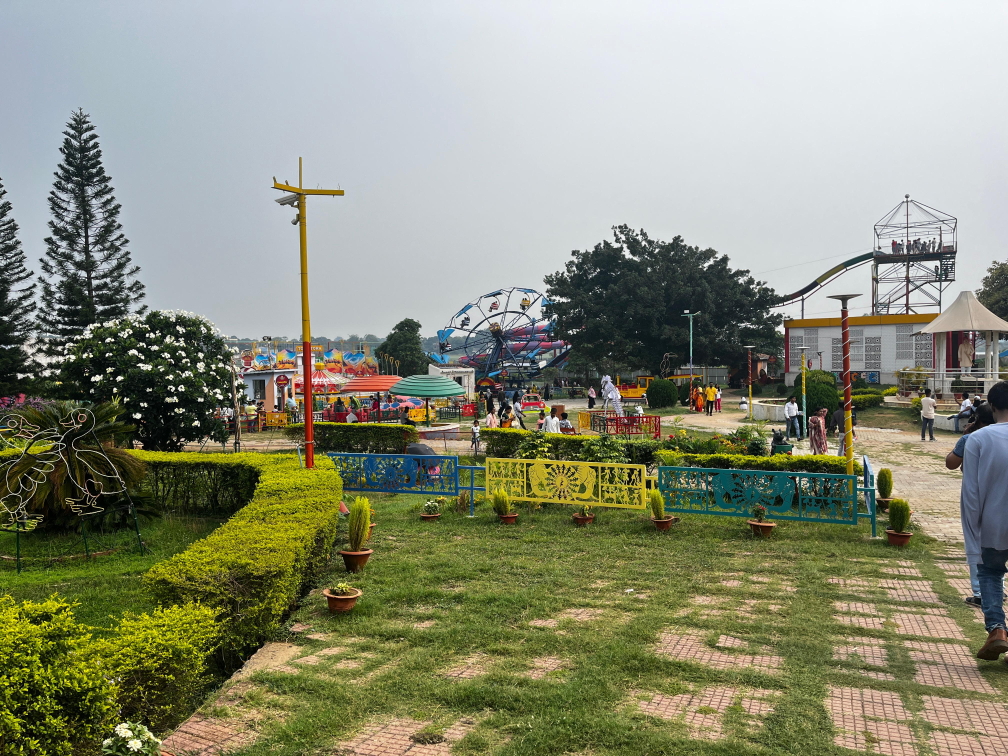
#> input picture dataset/real/0b3a6e90-d2b2-4e53-941b-268fb235c905.jpg, 4032 x 3024 px (shown at 1/4 size)
$ python -i predict.py   (imports and definitions only)   (older library calls are emulated)
#> lines starting #> are read from the running program, lines starting #| are printed output that depends on the picture
import cv2
import numpy as np
import pickle
from skimage.feature import local_binary_pattern, graycomatrix, graycoprops


def extract_features(image_path):
    image = cv2.imread(image_path, cv2.IMREAD_GRAYSCALE)
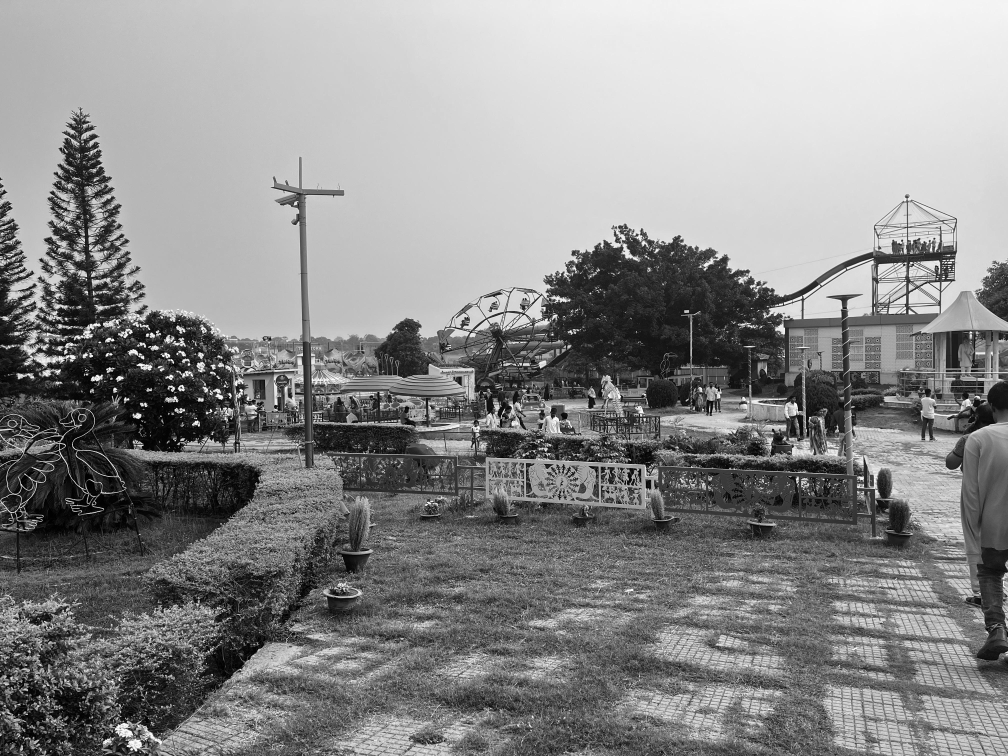
#> image: shape (3024, 4032) (shown at 1/4 size); min 0, max 255, mean 138.8

    if image is None:
        print("Error loading image.")
        return None

    image = cv2.resize(image, (224, 224))
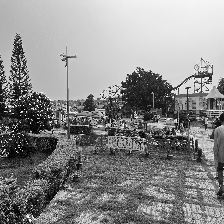
#> image: shape (224, 224); min 0, max 255, mean 138.8
    norm = image / 255.0

    variance = np.var(norm)
#> variance = 0.0806
    laplacian = cv2.Laplacian(norm, cv2.CV_64F)
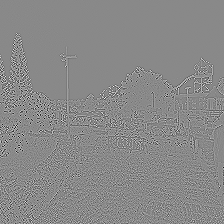
#> laplacian: shape (224, 224) float64; min -3.67, max 3.15, mean -1.33e-06; drawn with min black and max white
    hf_variance = np.var(laplacian)
#> hf_variance = 0.296

    radius = 1
    n_points = 8 * radius
    lbp = local_binary_pattern(image, n_points, radius, method="uniform")
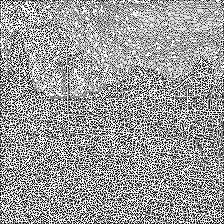
#> lbp: shape (224, 224) float64; min 0, max 9, mean 5.45; drawn with min black and max white

    hist, _ = np.histogram(
        lbp.ravel(),
        bins=np.arange(0, n_points + 3),
        range=(0, n_points + 2)
    )
#> hist = [5316, 4681, 2088, 3261, 2304, 4233, 2964, 6018, 9081, 10230]
    hist = hist.astype("float")
    hist /= (hist.sum() + 1e-7)
#> hist = [0.106, 0.0933, 0.0416, 0.065, 0.0459, 0.0844, 0.0591, 0.12, 0.181, 0.204]

    reduced = image // 16
    glcm = graycomatrix(
        reduced,
        distances=[1],
        angles=[0],
        levels=16,
        symmetric=True,
        normed=True
    )

    contrast = graycoprops(glcm, 'contrast')[0, 0]
#> contrast = 8.21
    energy = graycoprops(glcm, 'energy')[0, 0]
#> energy = 0.182
    homogeneity = graycoprops(glcm, 'homogeneity')[0, 0]
#> homogeneity = 0.601
    correlation = graycoprops(glcm, 'correlation')[0, 0]
#> correlation = 0.8

    glcm_matrix = glcm[:, :, 0, 0]
    entropy = -np.sum(glcm_matrix * np.log2(glcm_matrix + 1e-10))
#> entropy = 6.35

    features = np.hstack([
        variance,
        hf_variance,
        hist,
        contrast,
        energy,
        homogeneity,
        correlation,
        entropy
    ])
#> features = 17 values, max 8.21 at index 12, min 0.0416 at index 4, mean 1.03

    return features


# Load trained model
# [5 lines not run here, left out]

# [1 line that did not run here, left out]

# [8 lines not run here, left out]

>>> result = extract_features('dataset/real/0b3a6e90-d2b2-4e53-941b-268fb235c905.jpg')
#> result has the same summary as features in extract_features

$ run again, on dataset/real/9499841d-0783-4ba9-b819-6c721bba5eed.jpg
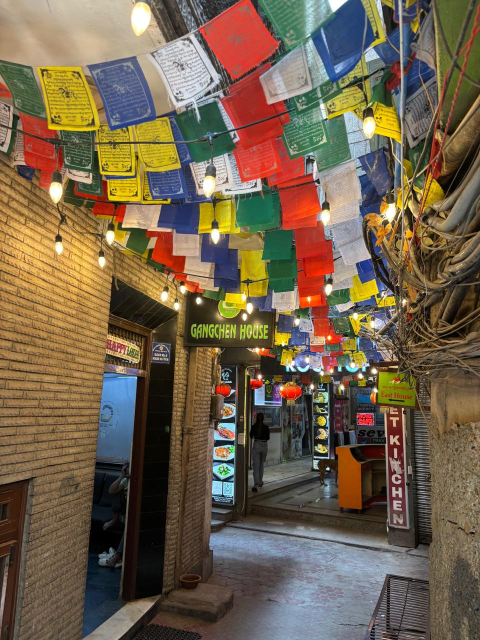
#> input picture dataset/real/9499841d-0783-4ba9-b819-6c721bba5eed.jpg, 960 x 1280 px (shown at 1/2 size)
#> variance = 0.0407
#> in extract_features, `laplacian = cv2.Laplacian(norm, cv2.CV_64F)`:
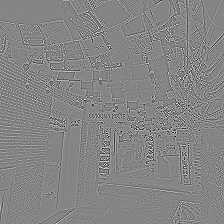
#> laplacian: shape (224, 224) float64; min -2.2, max 2.01, mean 4.26e-05; drawn with min black and max white
#> hf_variance = 0.115
#> in extract_features, `lbp = local_binary_pattern(image, n_points, radius, method="uniform")`:
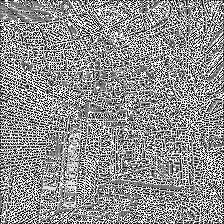
#> lbp: shape (224, 224) float64; min 0, max 9, mean 5.05; drawn with min black and max white
#> in extract_features, `hist, _ = np.histogram( lbp.ravel(), bins=np.arange(0, n_points + 3), ..`: hist = [5131, 5193, 2758, 3876, 4776, 4449, 3081, 5332, 6148, 9432]
#> in extract_features, `hist /= (hist.sum() + 1e-7)`: hist = [0.102, 0.103, 0.055, 0.0772, 0.0952, 0.0887, 0.0614, 0.106, 0.123, 0.188]
#> contrast = 3.85
#> energy = 0.146
#> homogeneity = 0.613
#> correlation = 0.815
#> entropy = 6.26
#> features = 17 values, max 6.26 at index 16, min 0.0407 at index 0, mean 0.755
#> result has the same summary as features in extract_features

$ run again, on dataset/real/IMG_3875.JPG
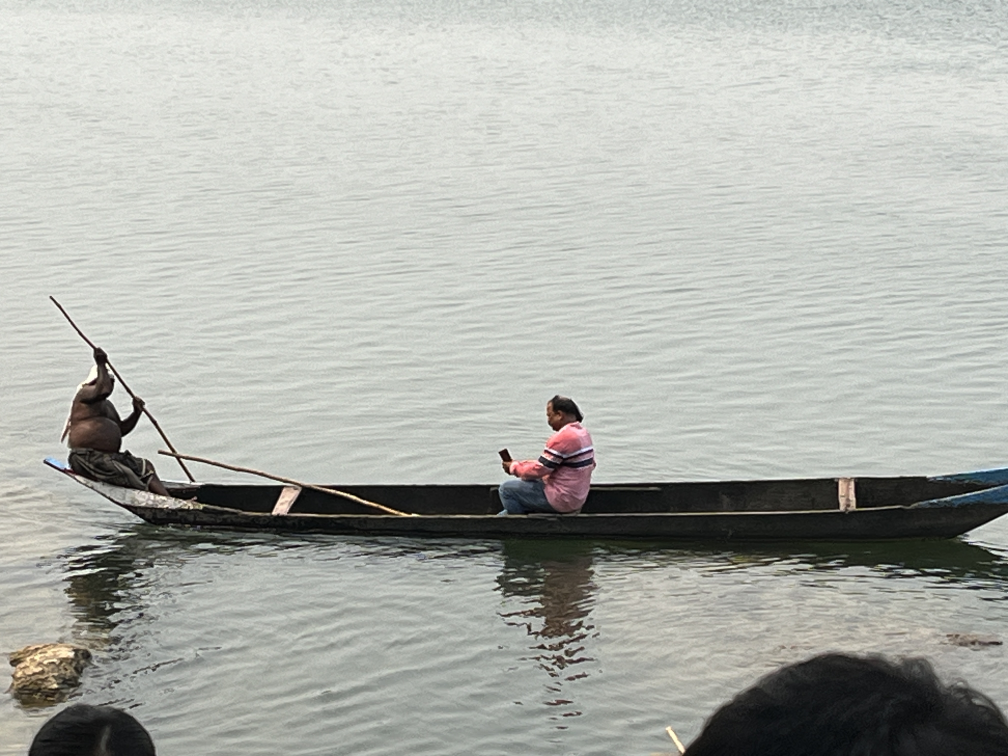
#> input picture dataset/real/IMG_3875.JPG, 4032 x 3024 px (shown at 1/4 size)
#> variance = 0.0592
#> in extract_features, `laplacian = cv2.Laplacian(norm, cv2.CV_64F)`:
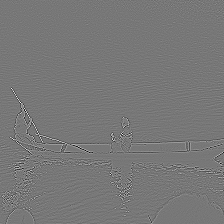
#> laplacian: shape (224, 224) float64; min -2.97, max 3.34, mean -6.04e-05; drawn with min black and max white
#> hf_variance = 0.0672
#> in extract_features, `lbp = local_binary_pattern(image, n_points, radius, method="uniform")`:
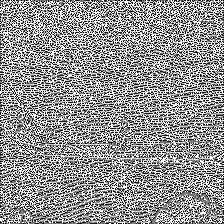
#> lbp: shape (224, 224) float64; min 0, max 9, mean 5.14; drawn with min black and max white
#> in extract_features, `hist, _ = np.histogram( lbp.ravel(), bins=np.arange(0, n_points + 3), ..`: hist = [5543, 6671, 2104, 2666, 3857, 3394, 2428, 6544, 6352, 10617]
#> in extract_features, `hist /= (hist.sum() + 1e-7)`: hist = [0.11, 0.133, 0.0419, 0.0531, 0.0769, 0.0676, 0.0484, 0.13, 0.127, 0.212]
#> contrast = 1.65
#> energy = 0.293
#> homogeneity = 0.786
#> correlation = 0.945
#> entropy = 4.61
#> features = 17 values, max 4.61 at index 16, min 0.0419 at index 4, mean 0.553
#> result has the same summary as features in extract_features
